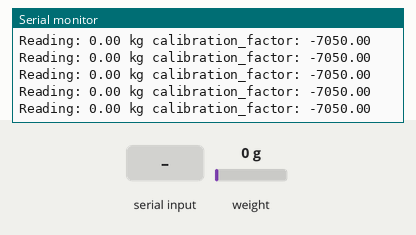
This sketch was run on a simulated Arduino Uno, built with avr-gcc and run on an emulated ATmega328P. Shown: the last lines printed to the serial monitor. The test bench sets the inputs (shaded band); at power-on: weight on the scale 0 g.

Above: at 3.3 s.
3.4 s: weight on the scale set to 100 g
At 3.46 s:
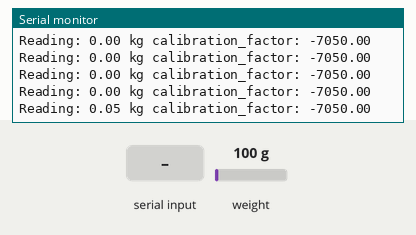
6.4 s: "+" received over Serial
At 6.6 s:
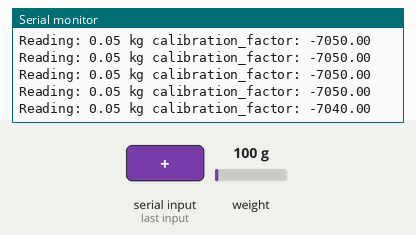
7.9 s: "a" received over Serial
At 8.02 s:
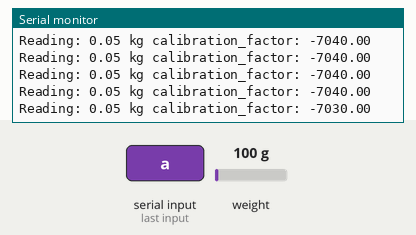
9.4 s: weight on the scale set to 1250 g
At 9.44 s:
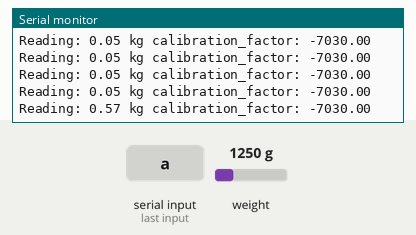
Timing chart, 0 to 12.4 s (numbered marks = the images above; inputs shaded):
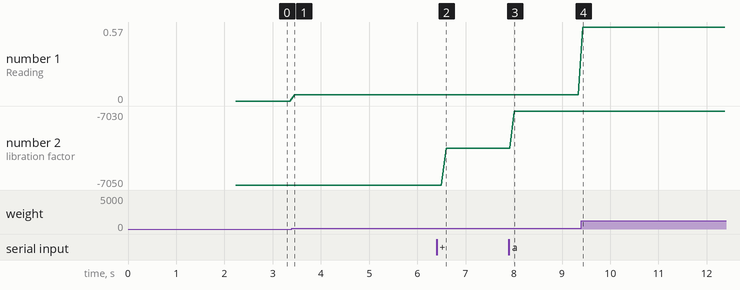

The sketch:

SparkFun_HX711_Calibration.ino
```cpp
// (licence header left out)
#include "HX711.h"

#define DOUT  3
#define CLK  2

HX711 scale(DOUT, CLK);

float calibration_factor = -7050; //-7050 worked for my 440lb max scale setup

void setup() {
  Serial.begin(9600);
  Serial.println("HX711 calibration sketch");
  Serial.println("Remove all weight from scale");
  Serial.println("After readings begin, place known weight on scale");
  Serial.println("Press + or a to increase calibration factor");
  Serial.println("Press - or z to decrease calibration factor");

  scale.set_scale();
  scale.tare();	//Reset the scale to 0

  long zero_factor = scale.read_average(); //Get a baseline reading
  Serial.print("Zero factor: "); //This can be used to remove the need to tare the scale. Useful in permanent scale projects.
  Serial.println(zero_factor);
}

void loop() {

  scale.set_scale(calibration_factor); //Adjust to this calibration factor
  float mass = scale.get_units();
  mass *= 0.45359237;
  Serial.print("Reading: ");
  Serial.print(abs(mass), 2);
  Serial.print(" kg"); //Change this to kg and re-adjust the calibration factor if you follow SI units like a sane person
  Serial.print(" calibration_factor: ");
  Serial.print(calibration_factor);
  Serial.println();

  if(Serial.available())
  {
    char temp = Serial.read();
    if(temp == '+' || temp == 'a')
      calibration_factor += 10;
    else if(temp == '-' || temp == 'z')
      calibration_factor -= 10;
  }
}
```

Measured:
- after the input at 3.4 s, the serial monitor: prints a new line after 0.05 s (image 1)
- after the input at 6.4 s, the serial monitor: prints a new line after 0.20 s (image 2)
- after the input at 7.9 s, the serial monitor: prints a new line after 0.11 s (image 3)
- after the input at 9.4 s, the serial monitor: prints a new line at once (image 4)
- plotted number 1: 0 → 0.05 after the input at 3.4 s, 0.05 → 0.57 after the input at 9.4 s
- plotted number 2: -7050 → -7040 after the input at 6.4 s, -7040 → -7030 after the input at 7.9 s
